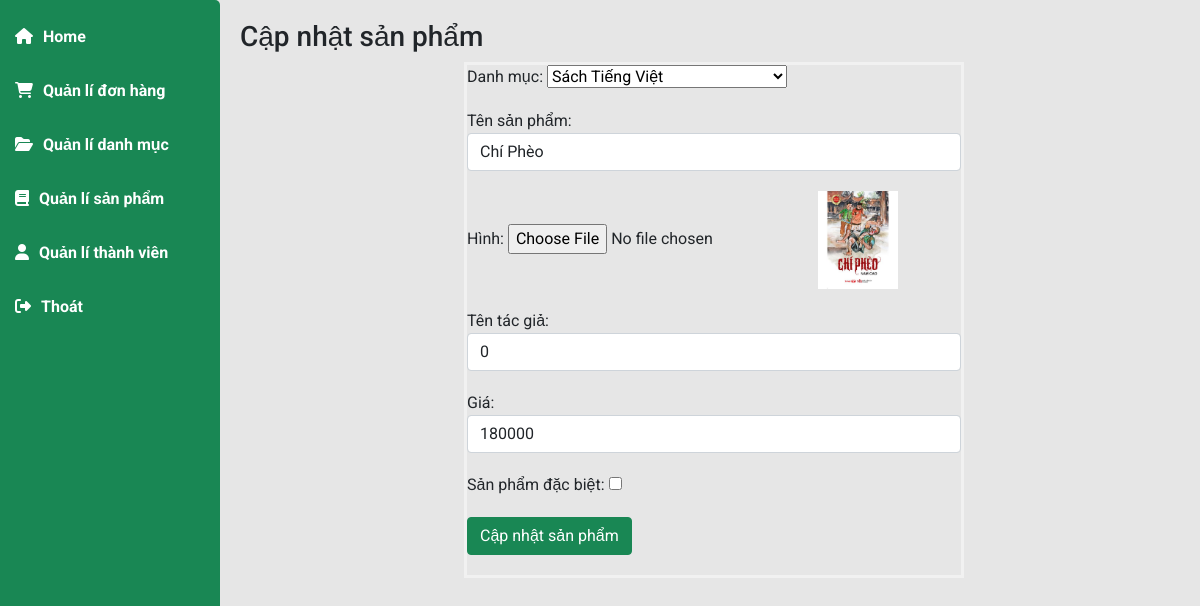
Page /admin/index.php?pg=products_update&id=47 (signed in) on the committed database.
### tables this page shows
CREATE TABLE `sanpham` (
  `id` int(4) NOT NULL,
  `name` varchar(100) NOT NULL,
  `img` varchar(200) NOT NULL,
  `price` int(6) NOT NULL,
  `iddm` int(4) NOT NULL,
  `tacgia` varchar(255) NOT NULL,
  `dacbiet` tinyint(4) NOT NULL
);

### func/pdo.php (called while the page is built, shortened)
<?php
function pdo_get_connection(){
    $dburl = "mysql:host=localhost;dbname=store;charset=utf8";
    $username = 'root';
    $password = '';
    $conn = new PDO($dburl, $username, $password);
    $conn->setAttribute(PDO::ATTR_ERRMODE, PDO::ERRMODE_EXCEPTION);
    return $conn;
}
function pdo_query($sql){
    $sql_args = array_slice(func_get_args(), 1);
    try{
        $conn = pdo_get_connection();
        $stmt = $conn->prepare($sql);
        $stmt->execute($sql_args);
        $rows = $stmt->fetchAll();
        return $rows;
    }
    catch(PDOException $e){
        throw $e;
    }
    finally{
        unset($conn);
    }
}
function pdo_query_one($sql){
    $sql_args = array_slice(func_get_args(), 1);
    try{
        $conn = pdo_get_connection();
        $stmt = $conn->prepare($sql);
        $stmt->execute($sql_args);
        $row = $stmt->fetch(PDO::FETCH_ASSOC);
        return $row;
    }
    catch(PDOException $e){
        throw $e;
    }
    finally{
        unset($conn);
    }
}

### func/danhmuc.php (called while the page is built, shortened)
<?php
require_once 'pdo.php';
function danhmuc_all(){
    $sql = "SELECT * FROM danhmuc ORDER BY id DESC";
    return pdo_query($sql);
}

### func/sanpham.php (called while the page is built, shortened)
<?php
require_once 'pdo.php';
function get_sanphamchitiet($id){
    $sql = "SELECT * FROM sanpham WHERE id=?";
    return pdo_query_one($sql,$id);
}

### admin/view/products_update.php (the view, shortened to what this page needs)
<?php
   if(is_array($spct)&&(count($spct)>0)){
      extract($spct);
   }
?>
<div class="main-content">
   <h3 class="title-page">
      Cập nhật sản phẩm
   </h3>
   <div class="box500">
      <form class="addPro" action="index.php?pg=products_update" method="POST" enctype="multipart/form-data">
         <div class="form-group">
            <label for="name">Danh mục:</label>
            <select name="iddm" id="iddm">
               <?php
                  if(isset($dsdm)){
                     foreach($dsdm as $dm){
                        if($dm['id']==$iddm)
                           echo '<option value="'.$dm['id'].'" selected>'.$dm['name'].'</option>';
                        else
                           echo '<option value="'.$dm['id'].'">'.$dm['name'].'</option>';
                     }
                  }
               ?>
            </select>
         </div>
         <div class="form-group">
            <label for="name">Tên sản phẩm:</label>
            <input type="text" class="form-control" name="name" id="name" value="<?=$name?>">
         </div>
         <div class="form-group">
            <label for="name">Hình:</label>
            <input type="file" name="img" id="img">
            <img src="<?=IMG_PATH_ADMIN.$img?>" width=80 alt="">
         </div>
         <div class="form-group">
            <label for="name">Tên tác giả:</label>
            <input type="text" class="form-control" name="tacgia" id="tacgia" value="<?=$tacgia?>">
         </div>
         <div class="form-group">
            <label for="name">Giá:</label>
            <input type="text" class="form-control" name="price" id="price" value="<?=$price?>">
         </div>
         <div class="form-group">
            <label for="name">Sản phẩm đặc biệt:</label>
            <input type="checkbox" name="dacbiet" value="1" id="dacbiet">
         </div>
         <div class="form-group">
            <button type="submit" onclick="return kiemtraform()" name="btnupdate" class="btn btn-success">Cập nhật sản phẩm</button>
         </div>
      </form>
   </div>
</div>

### admin/layout/assets/css/main.css (style rules this page uses)
* { padding: 0; margin: 0; box-sizing: border-box; font-family: "Roboto", sans-serif; }
body { background-color: #e6e6e6; }
.main-content { padding-left: 240px; padding-bottom: 20px; }
.main-content .title-page { padding-top: 20px; }
.addPro .form-group { margin-bottom: 20px; }
button { background-color: #089da1; color: white; }
.box500 { width: 500px; margin: 0 auto; }
body { font-family: Arial, Helvetica, sans-serif; }
form { border: 3px solid #f1f1f1; }

### rows in the picture
sanpham: name "Chí Phèo", img (picture), tacgia "0", price "180000"

### other values in the picture
form field iddm "Sách Tiếng Việt"
